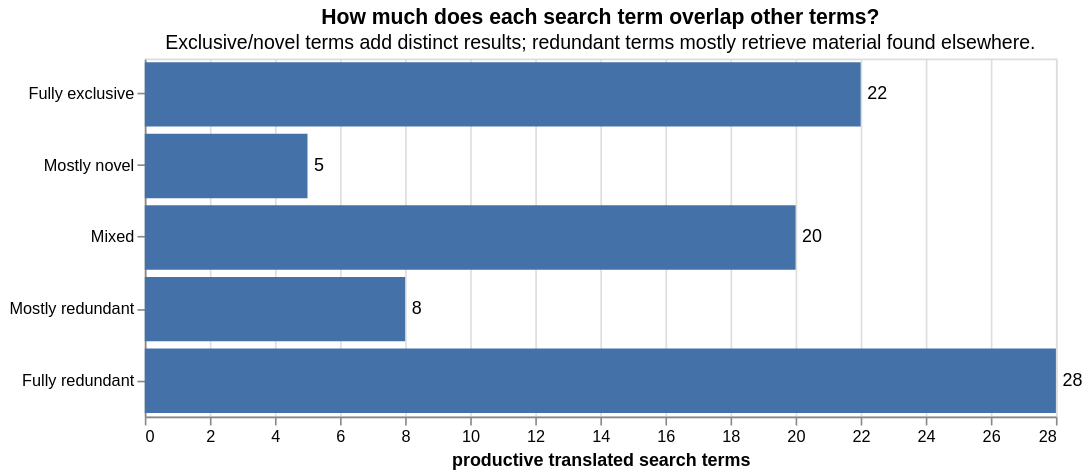

Source (notebook cell):
### Markdown cell above
## 9.4 — Search-Term Overlap and Retrieval Clusters

Counting every term-result link separately overstates the amount of material retrieved, because several translated terms can return the same repository, issue, user, or organization. I therefore compare each term's exclusive results with results shared across terms, then inspect the strongest pairwise overlaps as a network.

Overlap is evidence about retrieval behavior, not proof that two translations are equivalent. A cluster may reflect a genuine multilingual concept, an orthographic variant, GitHub's query normalization, a broad topic match, or an irrelevant phrase. I use the network to identify broader patterns and the HTML relevance reviewer to determine what those patterns mean.

### Code cell
active_relevance_path = SEARCH_RELEVANCE_PATH if os.path.exists(SEARCH_RELEVANCE_PATH) else SEARCH_RELEVANCE_QUEUE_PATH
overlap_review = pd.read_csv(active_relevance_path, keep_default_na=False)
overlap_review = overlap_review[~overlap_review["search_term_key"].isin(excluded_retrieval_terms)].copy()
overlap_edges = pd.read_csv(SEARCH_OVERLAP_PATH)
overlap_edges = overlap_edges[
    ~overlap_edges["source_term_key"].isin(excluded_retrieval_terms)
    & ~overlap_edges["target_term_key"].isin(excluded_retrieval_terms)
].copy()

# Recompute global overlap counts from the active, post-review result links.
active_result_links = pd.concat([
    pd.DataFrame({"term_key": repos_raw["search_term"].str.lower().str.strip(),
                  "object_key": "repository:" + repos_raw["id"].astype(str)}),
    pd.DataFrame({"term_key": issues_raw["search_term"].str.lower().str.strip(),
                  "object_key": "issue:" + issues_raw["id"].astype(str)}),
    pd.DataFrame({"term_key": users_raw["search_term"].str.lower().str.strip(),
                  "object_key": "account:" + users_raw["id"].astype(str)}),
], ignore_index=True).drop_duplicates()
active_multiplicity = active_result_links.groupby("object_key")["term_key"].nunique()
english_objects = set(active_result_links.loc[
    active_result_links["term_key"].eq(TERM.lower()), "object_key"
])
all_objects = set(active_result_links["object_key"])
overlap_summary = pd.DataFrame([{
    "productive_term_count": int(active_result_links["term_key"].nunique()),
    "unique_result_count": len(all_objects),
    "english_result_count": len(english_objects),
    "result_count_beyond_english": len(all_objects - english_objects),
    "exclusive_to_one_term_count": int(active_multiplicity.eq(1).sum()),
    "shared_by_two_or_more_terms_count": int(active_multiplicity.ge(2).sum()),
    "shared_by_three_or_more_terms_count": int(active_multiplicity.ge(3).sum()),
    "shared_by_five_or_more_terms_count": int(active_multiplicity.ge(5).sum()),
    "maximum_term_multiplicity": int(active_multiplicity.max()),
    "term_result_link_count": len(active_result_links),
}])

print("Global retrieval overlap (all productive terms):")
display(overlap_summary.T.rename(columns={0: "count"}))

shared_pct = pd.to_numeric(overlap_review["shared_with_other_terms_pct"], errors="coerce").fillna(0)
overlap_review["overlap_class"] = pd.cut(
    shared_pct,
    bins=[-0.001, 0, 0.10, 0.90, 0.999999, 1.0],
    labels=["Fully exclusive", "Mostly novel", "Mixed", "Mostly redundant", "Fully redundant"],
    include_lowest=True,
)
overlap_order = ["Fully exclusive", "Mostly novel", "Mixed", "Mostly redundant", "Fully redundant"]
overlap_counts = (overlap_review["overlap_class"].value_counts().reindex(overlap_order, fill_value=0)
                  .rename_axis("overlap_class").reset_index(name="terms"))

overlap_bars = alt.Chart(overlap_counts).mark_bar(color="#4472A8").encode(
    y=alt.Y("overlap_class:N", sort=overlap_order, title=None),
    x=alt.X("terms:Q", title="productive translated search terms"),
).properties(width=560, height=220, title={"text": "How much does each search term overlap other terms?",
    "subtitle": "Exclusive/novel terms add distinct results; redundant terms mostly retrieve material found elsewhere."})
overlap_labels = overlap_bars.mark_text(align="left", dx=4, color="black").encode(text="terms:Q")
overlap_chart = overlap_bars + overlap_labels
display(overlap_chart)
save_chart(overlap_chart, str(FIGURE_DIR / "search_term_overlap_distribution.png"), scale_factor=2)

novel_terms = overlap_review.assign(
    new_beyond_english_count=pd.to_numeric(overlap_review["new_beyond_english_count"], errors="coerce").fillna(0).astype(int),
    total_unique_results=pd.to_numeric(overlap_review["total_unique_results"], errors="coerce").fillna(0).astype(int),
    exclusive_result_count=pd.to_numeric(overlap_review["exclusive_result_count"], errors="coerce").fillna(0).astype(int),
).sort_values(["new_beyond_english_count", "exclusive_result_count"], ascending=False)
print("Terms adding the most results beyond the English query (novelty still requires relevance review):")
display(novel_terms[["search_term", "natural_language", "total_unique_results",
                     "exclusive_result_count", "new_beyond_english_count",
                     "shared_with_other_terms_pct"]].head(15))

### Figure 1 — Vega specification as saved in the notebook (floating-point values rounded to 4 significant figures)
{"$schema": "https://vega.github.io/schema/vega/v6.json", "data": [{"name": "source_0"}, {"name": "data_1", "values": [{"overlap_class": "Fully exclusive", "terms_end": 22.0, "terms_start": 0.0}, {"overlap_class": "Mostly novel", "terms_end": 5.0, "terms_start": 0.0}, {"overlap_class": "Mixed", "terms_end": 20.0, "terms_start": 0.0}, {"overlap_class": "Mostly redundant", "terms_end": 8.0, "terms_start": 0.0}, {"overlap_class": "Fully redundant", "terms_end": 28.0, "terms_start": 0.0}]}, {"name": "data_2", "values": [{"overlap_class": "Fully exclusive", "terms": 22}, {"overlap_class": "Mostly novel", "terms": 5}, {"overlap_class": "Mixed", "terms": 20}, {"overlap_class": "Mostly redundant", "terms": 8}, {"overlap_class": "Fully redundant", "terms": 28}]}, {"name": "source_0_y_domain_overlap_class", "values": [{"overlap_class": "Fully exclusive", "sort_field": 0.0}, {"overlap_class": "Mostly novel", "sort_field": 1.0}, {"overlap_class": "Mixed", "sort_field": 2.0}, {"overlap_class": "Mostly redundant", "sort_field": 3.0}, {"overlap_class": "Fully redundant", "sort_field": 4.0}]}], "marks": [{"type": "rect", "name": "layer_0_marks", "from": {"data": "data_1"}, "encode": {"update": {"x2": {"field": "terms_start", "scale": "x"}, "y": {"field": "overlap_class", "scale": "y"}, "x": {"field": "terms_end", "scale": "x"}, "fill": {"value": "#4472A8"}, "height": {"signal": "max(0.25, bandwidth('y'))"}}}, "style": ["bar"]}, {"type": "text", "name": "layer_1_marks", "from": {"data": "data_2"}, "encode": {"update": {"fill": {"value": "black"}, "y": {"field": "overlap_class", "scale": "y", "band": 0.5}, "text": {"signal": "format(datum[\"terms\"], \"\")"}, "x": {"field": "terms", "scale": "x"}, "dx": {"value": 4}, "align": {"value": "left"}, "baseline": {"value": "middle"}}}, "style": ["text"]}], "scales": [{"name": "x", "type": "linear", "domain": {"fields": [{"data": "data_1", "field": "terms_start"}, {"data": "data_1", "field": "terms_end"}, {"data": "data_2", "field": "terms"}]}, "range": [0, {"signal": "width"}], "zero": true, "nice": true}, {"name": "y", "type": "band", "domain": {"data": "source_0_y_domain_overlap_class", "field": "overlap_class", "sort": {"op": "max", "field": "sort_field"}}, "range": [0, {"signal": "height"}], "paddingOuter": 0.05, "paddingInner": 0.1}], "axes": [{"scale": "x", "domain": false, "gridScale": "y", "grid": true, "aria": false, "maxExtent": 0, "ticks": false, "labels": false, "zindex": 0, "orient": "bottom", "tickCount": {"signal": "ceil(width/40)"}, "minExtent": 0}, {"scale": "x", "title": "productive translated search terms", "orient": "bottom", "grid": false, "labelFlush": true, "labelOverlap": true, "tickCount": {"signal": "ceil(width/40)"}, "zindex": 0}, {"scale": "y", "grid": false, "orient": "left", "zindex": 0}], "title": {"text": "How much does each search term overlap other terms?", "subtitle": "Exclusive/novel terms add distinct results; redundant terms mostly retrieve material found elsewhere.", "frame": "group"}, "padding": 5, "background": "white", "height": 220, "style": "cell", "width": 560}
